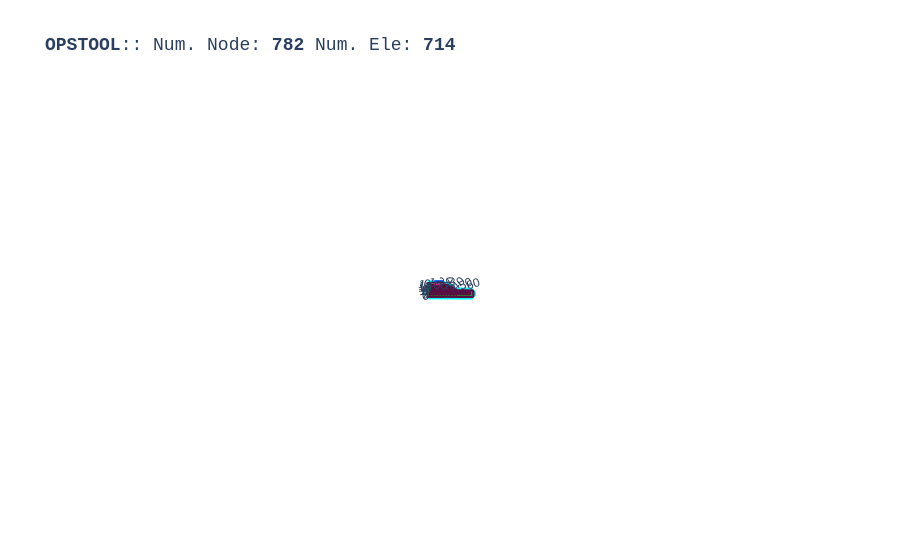

The code cell stored with this chart in its notebook:
### Code cell
opst.vis.plotly.plot_model(show_node_numbering=False, show_ele_numbering=False, show_nodal_loads = False)

### Figure 1 — Plotly figure (JSON) as saved in the notebook; plotly's stock layout.template omitted (floating-point values rounded to 4 significant figures; data arrays with more than 128 entries replaced by an {"elided": "..."} marker saying what was removed)
{"data": [{"color": "#00FFFF", "hoverinfo": "skip", "i": {"elided": "1406 int values"}, "j": {"elided": "1406 int values"}, "k": {"elided": "1406 int values"}, "name": "FourNodeQuadUP", "opacity": 1, "type": "mesh3d", "x": {"elided": "2812 float values"}, "y": {"elided": "2812 float values"}, "z": {"elided": "2812 float values"}}, {"connectgaps": false, "hoverinfo": "skip", "line": {"color": "black", "width": 1}, "mode": "lines", "name": "Edge", "type": "scatter3d", "x": {"elided": "4218 float values"}, "y": {"elided": "4218 float values"}, "z": {"elided": "4218 float values"}}, {"connectgaps": false, "hoverinfo": "skip", "line": {"color": "#0652ff", "width": 5}, "mode": "lines", "name": "DispBeamColumn2d", "type": "scatter3d", "x": [20.0, 18.95, NaN, 18.95, 17.9, NaN, 17.9, 16.84, NaN, 16.84, 15.79, NaN, 15.79, 14.74, NaN, 14.74, 13.69, NaN, 13.69, 12.64, NaN, 12.64, 11.59, NaN, 11.59, 10.53, NaN, 10.53, 9.482, NaN, 9.482, 8.43, NaN], "y": [15.0, 15.0, NaN, 15.0, 15.0, NaN, 15.0, 15.0, NaN, 15.0, 15.0, NaN, 15.0, 15.0, NaN, 15.0, 15.0, NaN, 15.0, 15.0, NaN, 15.0, 15.0, NaN, 15.0, 15.0, NaN, 15.0, 15.0, NaN, 15.0, 15.0, NaN], "z": [0.0, 0.0, NaN, 0.0, 0.0, NaN, 0.0, 0.0, NaN, 0.0, 0.0, NaN, 0.0, 0.0, NaN, 0.0, 0.0, NaN, 0.0, 0.0, NaN, 0.0, 0.0, NaN, 0.0, 0.0, NaN, 0.0, 0.0, NaN, 0.0, 0.0, NaN]}, {"customdata": {"elided": "703 str values"}, "hovertemplate": "%{customdata}", "marker": {"color": "#00FFFF", "size": 3, "symbol": "diamond-open"}, "mode": "markers", "name": "FourNodeQuadUP", "type": "scatter3d", "x": {"elided": "703 float values"}, "y": {"elided": "703 float values"}, "z": {"elided": "703 float values"}}, {"customdata": ["eleTag: 1001<br>connectedNodes:<br> [771 772]", "eleTag: 1002<br>connectedNodes:<br> [772 773]", "eleTag: 1003<br>connectedNodes:<br> [773 774]", "eleTag: 1004<br>connectedNodes:<br> [774 775]", "eleTag: 1005<br>connectedNodes:<br> [775 776]", "eleTag: 1006<br>connectedNodes:<br> [776 777]", "eleTag: 1007<br>connectedNodes:<br> [777 778]", "eleTag: 1008<br>connectedNodes:<br> [778 779]", "eleTag: 1009<br>connectedNodes:<br> [779 780]", "eleTag: 1010<br>connectedNodes:<br> [780 781]", "eleTag: 1011<br>connectedNodes:<br> [781 782]"], "hovertemplate": "%{customdata}", "marker": {"color": "#0652ff", "size": 3, "symbol": "diamond-open"}, "mode": "markers", "name": "DispBeamColumn2d", "type": "scatter3d", "x": [19.47, 18.42, 17.37, 16.32, 15.27, 14.22, 13.16, 12.11, 11.06, 10.01, 8.956], "y": [15.0, 15.0, 15.0, 15.0, 15.0, 15.0, 15.0, 15.0, 15.0, 15.0, 15.0], "z": [0.0, 0.0, 0.0, 0.0, 0.0, 0.0, 0.0, 0.0, 0.0, 0.0, 0.0]}, {"customdata": {"elided": "782 str values"}, "hovertemplate": "x: %{x}<br>y: %{y}<br>z: %{z} <br>nodeTag: %{customdata}", "marker": {"color": "#580f41", "size": 3, "symbol": "circle"}, "mode": "markers", "name": "Nodes", "type": "scatter3d", "x": {"elided": "782 float values"}, "y": {"elided": "782 float values"}, "z": {"elided": "782 float values"}}, {"connectgaps": false, "hoverinfo": "skip", "line": {"color": "#15b01a", "width": 1}, "mode": "lines", "name": "BC", "type": "scatter3d", "x": {"elided": "1009 float values"}, "y": {"elided": "1009 float values"}, "z": {"elided": "1009 float values"}}, {"connectgaps": false, "hoverinfo": "skip", "line": {"color": "#FF1493", "width": 2.5}, "mode": "lines", "name": "mp constraint", "type": "scatter3d", "x": [20.0, 20.0, NaN, 18.95, 18.95, NaN, 17.9, 17.89, NaN, 16.84, 17.89, NaN, 15.79, 16.84, NaN, 14.74, 15.79, NaN, 13.69, 14.74, NaN, 12.64, 13.68, NaN, 11.59, 12.63, NaN, 10.53, 11.58, NaN, 9.482, 10.53, NaN, 8.43, 9.474, NaN], "y": [15.0, 15.0, NaN, 15.0, 15.0, NaN, 15.0, 15.0, NaN, 15.0, 15.0, NaN, 15.0, 15.0, NaN, 15.0, 15.0, NaN, 15.0, 15.0, NaN, 15.0, 15.0, NaN, 15.0, 15.0, NaN, 15.0, 15.0, NaN, 15.0, 15.0, NaN, 15.0, 15.0, NaN], "z": [0.0, 0.0, NaN, 0.0, 0.0, NaN, 0.0, 0.0, NaN, 0.0, 0.0, NaN, 0.0, 0.0, NaN, 0.0, 0.0, NaN, 0.0, 0.0, NaN, 0.0, 0.0, NaN, 0.0, 0.0, NaN, 0.0, 0.0, NaN, 0.0, 0.0, NaN, 0.0, 0.0, NaN]}], "layout": {"autosize": true, "font": {"family": "Arial, sans-serif"}, "scene": {"aspectmode": "data", "camera": {"eye": {"x": 0, "y": -0.1, "z": 60}}, "dragmode": "pan", "xaxis": {"showbackground": false}, "yaxis": {"showbackground": false}, "zaxis": {"showbackground": true, "showgrid": true, "showticklabels": false, "ticks": "", "title": {"text": ""}, "visible": true}}, "showlegend": false, "title": {"font": {"family": "courier", "size": 18}, "text": "<b>OPSTOOL</b>:: Num. Node: <b>782</b> Num. Ele: <b>714</b>"}}}
